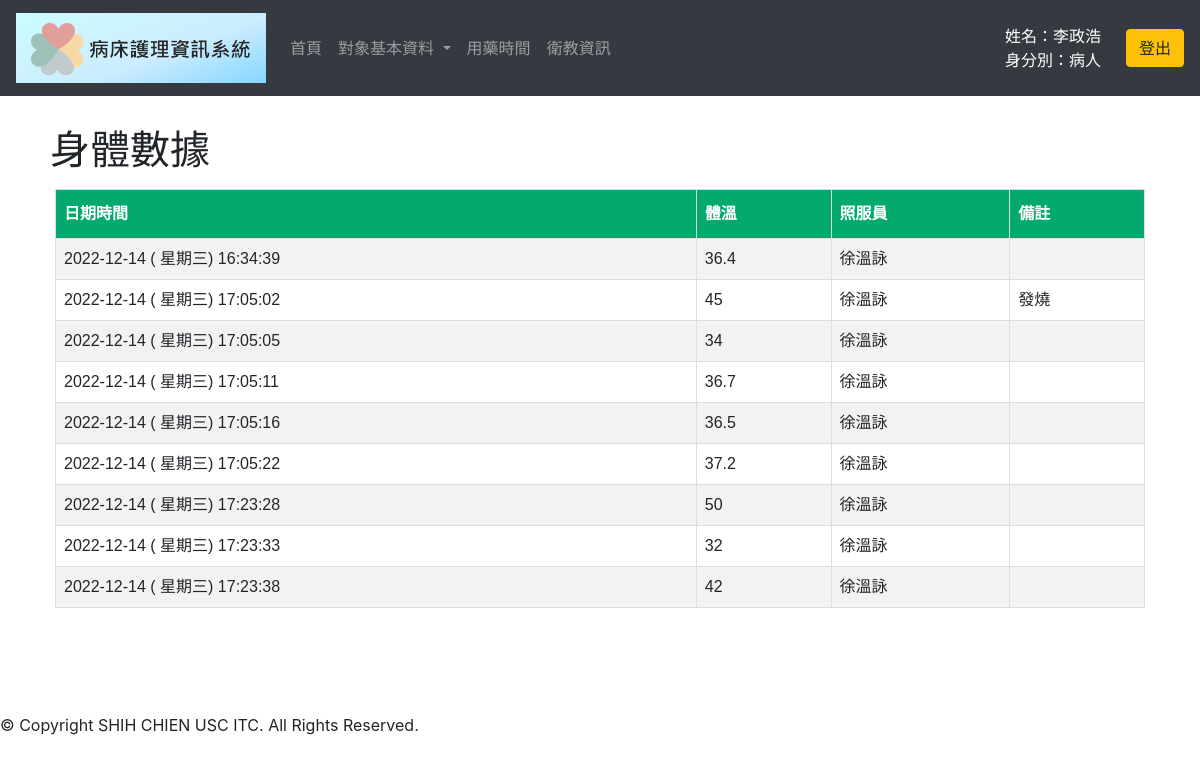
The app's page /patient_bodydata.php (signed in), older data.
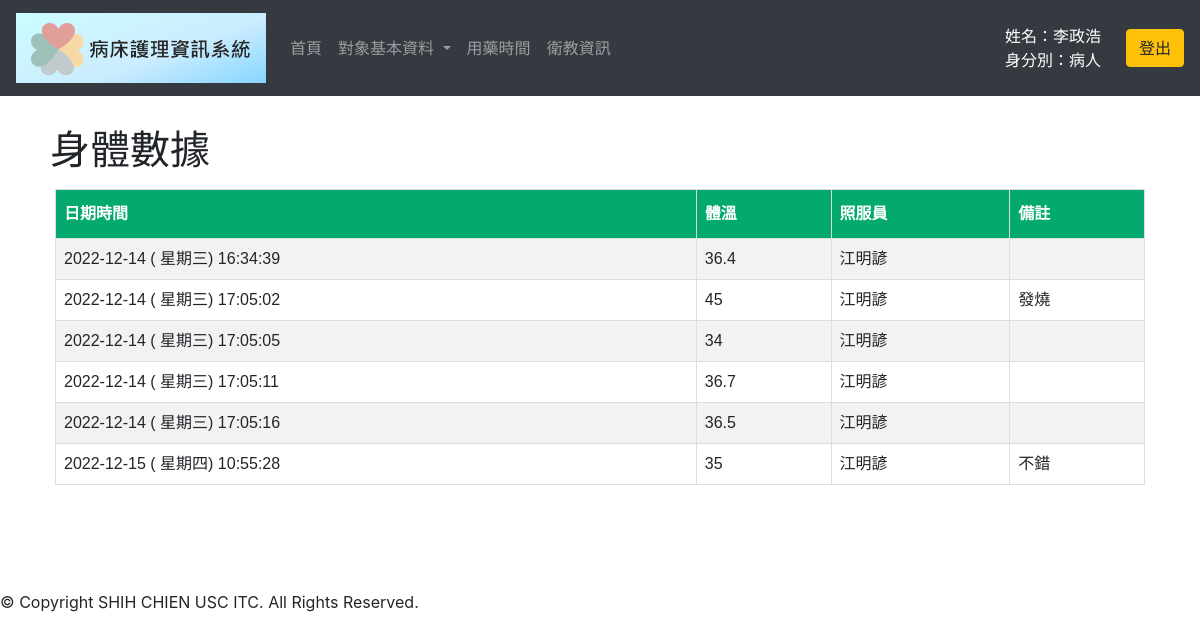
The same page, newer data.
### tables this page shows
CREATE TABLE `body_data` (
  `id_number` varchar(255) DEFAULT NULL,
  `m_date` varchar(255) NOT NULL,
  `T` double DEFAULT NULL,
  `m_name` varchar(255) DEFAULT NULL,
  `remark` varchar(255) DEFAULT NULL
);

CREATE TABLE `patient_admission_info` (
  `id_number` varchar(255) NOT NULL,
  `ward_no` int(11) DEFAULT NULL,
  `r1` varchar(255) DEFAULT NULL,
  `bed_no` int(11) DEFAULT NULL,
  `r2` varchar(255) DEFAULT NULL,
  `phone_no` varchar(255) DEFAULT NULL,
  `r3` varchar(255) DEFAULT NULL,
  `address` varchar(255) DEFAULT NULL,
  `r4` varchar(255) DEFAULT NULL,
  `emergency_contact` varchar(255) DEFAULT NULL,
  `r5` varchar(255) DEFAULT NULL,
  `emergency_contact_no` varchar(255) DEFAULT NULL,
  `r6` varchar(255) DEFAULT NULL,
  `hospitalization_date` varchar(255) DEFAULT NULL,
  `r7` varchar(255) DEFAULT NULL,
  `observation_time` varchar(255) DEFAULT NULL,
  `r8` varchar(255) DEFAULT NULL,
  `attending_physician` varchar(255) DEFAULT NULL,
  `r9` varchar(255) DEFAULT NULL,
  `nurse` varchar(255) DEFAULT NULL,
  `r10` varchar(255) DEFAULT NULL,
  `current_condition` varchar(255) DEFAULT NULL,
  `r11` varchar(255) DEFAULT NULL,
  `transaction_info` varchar(255) DEFAULT NULL
);

### patient_bodydata.php (the view, shortened to what this page needs)
<?php
  try {
    $conn = new PDO("mysql:host=localhost;dbname=access_test", "root", "");
    $stmt = $conn ->prepare("SELECT nurse FROM patient_admission_info WHERE id_number='".$_SESSION['id_number']."'");
    $stmt-> execute();
    $nurse = $stmt->fetchAll()[0][0];
    $stmt = $conn->prepare("SELECT * FROM body_data WHERE id_number='".$_SESSION['id_number']."'");
    $stmt->execute();
    $result = $stmt->fetchAll();
  } catch (PDOException $e) {
    echo "資料庫連結失敗! 錯誤訊息為 " . $e->getMessage();
  }
?>
<!DOCTYPE html>
<html lang="en">
<head>
  <link rel="stylesheet" href="https://cdn.jsdelivr.net/npm/bootstrap@4.6.1/dist/css/bootstrap.min.css">
</head>
<body>
  <nav class="navbar navbar-expand-sm bg-dark navbar-dark static-top" style="margin-bottom: 30px;">
    <a class="navbar-brand" href="patient_main.php">
      <img src="./images/topic.png" alt="logo" style="width:250px;">
    </a>
    <ul class="navbar-nav mr-auto">
      <li class="nav-item">
        <a class="nav-link" href="patient_main.php">首頁</a>
      </li>
      <li class="nav-item dropdown">
        <a class="nav-link dropdown-toggle" href="#" id="navbardrop" data-toggle="dropdown">
          對象基本資料
        </a>
      </li>
      <li class="nav-item">
        <a class="nav-link" href="patient_med_time.php">用藥時間</a>
      </li>
      <li class="nav-item">
        <a class="nav-link" href="patient_health_education.php">衛教資訊</a>
      </li>
    </ul>
    <div style="margin-right:10px ;text-align:right; color:white;" class="col-xs-12 col-md-2">
      <?php
        $name = $_SESSION["name"];
        $identity = $_SESSION["identity"];
        echo "姓名：" . $name . "<br>身分別：" . $identity ;
      ?>
    </div>
    <form  id="login" method="POST" action="logout.php">
      <input class="btn btn-warning" type="submit" value="登出">
    </form>
  </nav>
  <h1 style="margin: 10px 50px;">身體數據</h1>
  <div class="border_1">
    <table id="info">
      <tr>
        <th>日期時間</th>
        <th>體溫</th>
        <th>照服員</th>
        <th>備註</th>
      </tr>
      <?php
      foreach ($result as $row) {
        echo "<tr><td>" . $row['m_date'] . "</td><td>" . $row['T'] . "</td><td>" . $nurse . "</td><td>" . $row['remark'] . "</td></tr>";
      }
      ?>
    </table>
  </div>
  <div>
    <div>
      <p>
        © Copyright SHIH CHIEN USC ITC. All Rights Reserved.
      </p>
    </div>
  </div>
</body>
</html>

### patient_bodydata.php (style rules this page uses)
.border_1 { margin-bottom: 100px; margin-left: 50px; margin-right: 50px; border-width: 3px; border-style: none; border-color: black; padding: 5px; }
#info { font-family: Arial, Helvetica, sans-serif; border-collapse: collapse; width: 100%; }
#info td, #info th { border: 1px solid #ddd; padding: 8px; }
#info tr:nth-child(even) { background-color: #f2f2f2; }
#info th { padding-top: 12px; padding-bottom: 12px; text-align: left; background-color: #04AA6D; color: white; }

Row changes from the older to the newer data that the page shows:
removed body_data: m_date "2022-12-14 ( 星期三) 17:05:22", T "37.2", $nurse "徐溫詠"
removed body_data: m_date "2022-12-14 ( 星期三) 17:23:28", T "50", $nurse "徐溫詠"
removed body_data: m_date "2022-12-14 ( 星期三) 17:23:33", T "32", $nurse "徐溫詠"
removed body_data: m_date "2022-12-14 ( 星期三) 17:23:38", T "42", $nurse "徐溫詠"
changed patient_admission_info: nurse "徐溫詠" → "江明諺"
added body_data: m_date "2022-12-15 ( 星期四) 10:55:28", T "35", $nurse "江明諺", remark "不錯"
